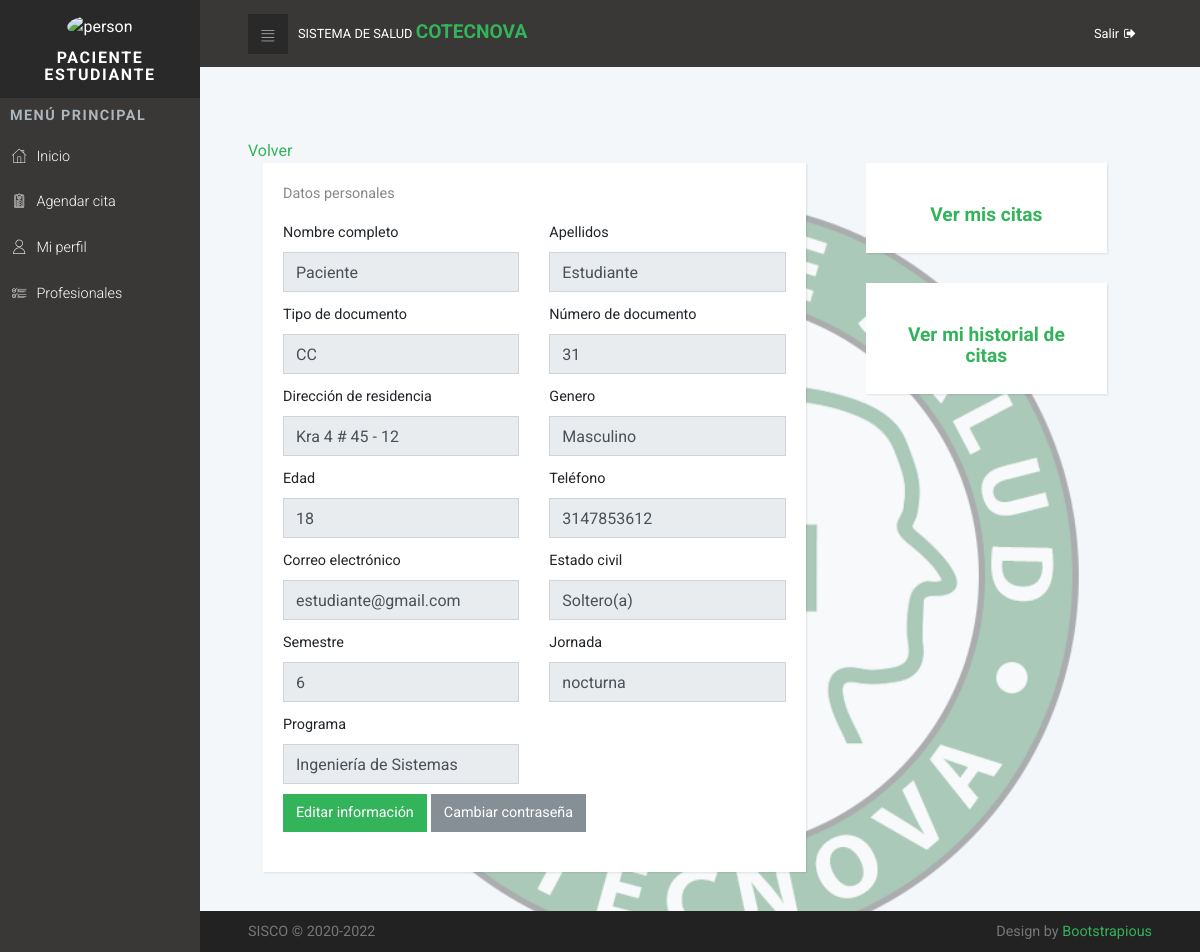
The page /profile/ (signed in) on the database its author committed.
### tables this page shows
CREATE TABLE `paciente` (
  `id_paciente` int(11) NOT NULL,
  `usuario` int(11) NOT NULL,
  `tipo_paciente` int(11) NOT NULL,
  `edad` int(11) NOT NULL,
  `semestre` int(11) DEFAULT NULL,
  `jornada` varchar(10) DEFAULT NULL,
  `programa` int(11) DEFAULT NULL,
  `año_egreso` year(4) DEFAULT NULL,
  `responsable` int(11) DEFAULT NULL
);

CREATE TABLE `usuario` (
  `id_usuario` int(11) NOT NULL,
  `nombres` varchar(20) NOT NULL,
  `apellidos` varchar(20) NOT NULL,
  `tipo_documento` varchar(5) NOT NULL,
  `documento` varchar(15) NOT NULL,
  `residencia_dir` varchar(45) DEFAULT NULL,
  `telefono` varchar(15) NOT NULL,
  `mail` varchar(45) NOT NULL,
  `genero` varchar(15) DEFAULT NULL,
  `estado_civil` varchar(15) DEFAULT NULL,
  `tipo_usuario` int(11) NOT NULL,
  `foto_usuario` varchar(200) NOT NULL DEFAULT 'default.png',
  `estado` tinyint(1) NOT NULL DEFAULT 1,
  `contraseña` varchar(256) NOT NULL
);

CREATE TABLE `programa_academico` (
  `id_programa` int(11) NOT NULL,
  `programa` varchar(45) NOT NULL,
  `snies` varchar(15) NOT NULL
);

### app/config/LoadViews.php (called while the page is built, shortened)
<?php
	class LoadViews
	{
		public function get_home()
		{
			return require_once "./app/views/pages/home.php";
		}
	}

### index.php (called while the page is built, shortened)
<?php
	require_once "./app/config/LoadViews.php";
	$home = new LoadViews;
	$home->get_home();

### app/libs/Database.php (called while the page is built, shortened)
<?php
	class Database
	{
		private $host = HOST;
		private $user = USER;
		private $pss = PASS;
		private $name = DB;
		private $dbh;
		private $stmt;
		public function __construct()
		{
			$dsn = 'mysql:host='.$this->host.';dbname='.$this->name;
			$options = array(
				PDO::ATTR_PERSISTENT => true,
				PDO::ATTR_ERRMODE => PDO::ERRMODE_EXCEPTION
			);
			try{
				$this->dbh = new PDO($dsn, $this->user, $this->pss, $options);
				$this->dbh->exec('set names utf8');
			} catch(PDOException $e){
				$this->error = $e->getMessage();
				echo $this->error;
			}
		}
		public function query($sql)
		{
			$this->stmt = $this->dbh->prepare($sql);
		}
		public function bind($param, $value, $type = null)
		{
			if(is_null($type))
			{
				switch (true) {
					case is_string($value):
						$type = PDO::PARAM_STR;
					break;
				}
			}
			$this->stmt->bindValue($param, $value, $type);
		}
		public function execute()
		{
			return $this->stmt->execute();
		}
		public function register()
		{
			$this->execute();
			return $this->stmt->fetch(PDO::FETCH_OBJ);
		}
	}

### app/models/patientModel.php (called while the page is built, shortened)
<?php
	require_once dirname(dirname(__FILE__)).'/libs/Database.php';
	class patientModel extends Database
	{
		private $db;
		public function __construct()
		{
			$this->db = new Database;
		}
		protected function consult_patient_model($dates)
		{
			$this->db->query("SELECT tipo_paciente FROM paciente INNER JOIN usuario ON usuario.id_usuario = paciente.usuario WHERE usuario.documento = :documento");
			$this->db->bind(":documento",$dates['documento']);
			if($this->db->register()->tipo_paciente == 1)
			{
				$this->db->query("SELECT tipo_paciente.tipo_paciente, usuario.nombres, usuario.apellidos, usuario.tipo_documento, usuario.documento, usuario.genero, usuario.telefono, usuario.residencia_dir, usuario.mail, usuario.genero, usuario.estado_civil, usuario.foto_usuario, paciente.id_paciente, paciente.edad, paciente.semestre, paciente.jornada, paciente.año_egreso, programa_academico.programa FROM paciente INNER JOIN usuario ON paciente.usuario = usuario.id_usuario INNER JOIN tipo_paciente ON paciente.tipo_paciente = tipo_paciente.id_tipo_paciente INNER JOIN programa_academico ON paciente.programa = programa_academico.id_programa WHERE usuario.estado = 1 AND usuario.documento = :documento");
			}
			$this->db->bind(":documento",$dates['documento']);
			return $this->db->register();
		}
		protected function consult_binding_model($date)
		{
			$this->db->query("SELECT CONCAT(nombres,' ',apellidos) as vinculante, documento FROM usuario INNER JOIN paciente ON paciente.usuario = usuario.id_usuario INNER JOIN vinculacion ON vinculacion.paciente_vinculante = paciente.id_paciente WHERE vinculacion.paciente_vinculado = :vinculado");
			$this->db->bind(":vinculado", $date['vinculado']);
			return $this->db->register();
		}
	}

### app/controllers/patientController.php (called while the page is built, shortened)
<?php
	require_once dirname(dirname(__FILE__))."/models/patientModel.php";
	class patientController extends patientModel
	{
		public function __construct()
		{
			$this->pm = new patientModel;
		}
		public function consult_patient_controller()
		{
			$dates = [
				'documento' => $_SESSION['documento']
			];
			return $this->pm->consult_patient_model($dates);
		}
	}

### app/views/pages/profile-patient.php (the view, shortened to what this page needs)
<?php
  require_once "app/controllers/patientController.php";
  $ins = new patientController;
  $dates = $ins->consult_patient_controller();
?>
<div class="col-md-8">
  <div class="col-md-12">
    <div class="card">
      <div class="card-body">
        <p>Datos personales</p>
        <form class="form-group row">
          <div class="form-group col-md-6">
            <label>Nombre completo</label>
            <input type="text" value="<?php echo $dates->nombres; ?>" disabled class="form-control">
          </div>
          <div class="form-group col-md-6">
            <label>Apellidos</label>
            <input type="text" value="<?php echo $dates->apellidos; ?>" disabled class="form-control">
          </div>
          <div class="form-group col-md-6">
            <label>Tipo de documento</label>
            <input type="text" value="<?php echo $dates->tipo_documento; ?>" disabled class="form-control">
          </div>
          <div class="form-group col-md-6">
            <label>Número de documento</label>
            <input type="text" value="<?php echo $dates->documento; ?>" disabled class="form-control">
          </div>
          <div class="form-group col-md-6">
            <label>Dirección de residencia</label>
            <input type="text" value="<?php echo $dates->residencia_dir; ?>" disabled class="form-control">
          </div>
          <div class="form-group col-md-6">
            <label>Genero</label>
            <input type="text" value="<?php echo $dates->genero; ?>" disabled class="form-control">
          </div>
          <div class="form-group col-md-6">
            <label>Edad</label>
            <input type="text" value="<?php echo $dates->edad; ?>" disabled class="form-control">
          </div>
          <div class="form-group col-md-6">
            <label>Teléfono</label>
            <input type="text" value="<?php echo $dates->telefono; ?>" disabled class="form-control">
          </div>
          <div class="form-group col-md-6">
            <label>Correo electrónico</label>
            <input type="text" value="<?php echo $dates->mail; ?>" disabled class="form-control">
          </div>
          <div class="form-group col-md-6">
            <label>Estado civil</label>
            <input type="text" value="<?php echo $dates->estado_civil; ?>" disabled class="form-control">
          </div>
          <?php if($dates->tipo_paciente == 'Estudiante'){?>
            <div class="form-group col-md-6">
              <label>Semestre</label>
              <input type="text" value="<?php echo $dates->semestre; ?>" disabled class="form-control">
            </div>
            <div class="form-group col-md-6">
              <label>Jornada</label>
              <input type="text" value="<?php echo $dates->jornada; ?>" disabled class="form-control">
            </div>
            <div class="form-group col-md-6">
              <label>Programa</label>
              <input type="text" value="<?php echo $dates->programa; ?>" disabled class="form-control">
            </div>
          <?php } ?>
          <div class="form-group col-md-12">
            <button type="submit" class="btn btn-primary">Editar información</button>
            <button type="submit" class="btn btn-secondary">Cambiar contraseña</button>
          </div>
        </form>
      </div>
    </div>
  </div>
</div>
<div class="col-md-4">
  <div class="col-md-12">
    <div class="card">
      <div class="card-body">
        <h3 class="text-center"><i class="zmdi zmdi-assignment-o zmdi-hc-5x"></i><br><a href="<?php echo SERVER_URL ?>mydates/">Ver mis citas</a></h3>
      </div>
    </div>
  </div>
  <div class="col-md-12">
    <div class="card">
      <div class="card-body">
        <h3 class="text-center"><i class="zmdi zmdi-collection-text zmdi-hc-5x"></i><br><a href="" >Ver mi historial de citas</a></h3>
      </div>
    </div>
  </div>
</div>

### public/css/style.default.css (style rules this page uses)
a { display: inline-block; text-decoration: none; color: #fff; }
body { overflow-x: hidden; }
.card { margin-bottom: 30px; -webkit-box-shadow: 1px 1px 2px rgba(0, 0, 0, 0.1); box-shadow: 1px 1px 2px rgba(0, 0, 0, 0.1); }
.card:not([class*="text"]) p { color: #888; }
label { font-size: .9rem; }
.form-control { height: calc(2.4rem + 2px); padding: 0.45rem 0.75rem; font-size: 1rem; line-height: 1.5; color: #495057; border-radius: 0; }
.form-group { margin-bottom: 10px; }
.form-group div[class*='col-'] { margin-bottom: 10px; }
button { cursor: pointer; }
.forms p { font-size: 0.8rem; color: #868e96; }
@media (min-width: 768px) { .forms input.form-control { border-radius: 0; } }
@media (min-width: 768px) { .forms p { font-size: 0.9em; } }
.btn { font-weight: 400; border: 1px solid transparent; padding: 0.45rem 0.75rem; font-size: 0.9rem; line-height: 1.5; border-radius: 0; -webkit-transition: color 0.15s ease-in-out, background-color 0.15s ease-in-out, border-color 0.15s ease-in-out, -webkit-box-shadow 0.15s ease-in-out; transition: color 0.15s ease-in-out, background-color 0.15s ease-in-out, border-color 0.15s ease-in-out, -webkit-box-shadow 0.15s ease-in-out; transition: color 0.15s ease-in-out, background-color 0.15s ease-in-out, border-color 0.15s ease-in-out, box-shadow 0.15s ease-in-out; transition: color 0.15s ease-in-out, background-color 0.15s ease-in-out, border-color 0.15s ease-in-out, box-shadow 0.15s ease-in-out, -webkit-box-shadow 0.15s ease-in-out; }
.btn-primary { color: color-yiq(#33b35a); background-color: #33b35a; border-color: #33b35a; }
.btn-secondary { color: color-yiq(#868e96); background-color: #868e96; border-color: #868e96; }
body { font-family: "Roboto", sans-serif; font-size: 1rem; font-weight: 400; line-height: 1.5; color: #212529; background-color: #fff; }
a { color: #33b35a; text-decoration: none; }
h1, h2, h3, h4, h5, h6, .h1, .h2, .h3, .h4, .h5, .h6 { margin-bottom: 0.5rem; font-family: inherit; font-weight: 700; line-height: 1.1; color: inherit; }
h3, .h3 { font-size: 1.2rem; }
.card { background-color: #fff; border: 0 solid #eee; border-radius: 0; }
.card-body { padding: 1.25rem; }

### rows shown on the page
paciente: usuario.nombres "Paciente", usuario.apellidos "Estudiante", usuario.tipo_documento "CC", usuario.documento "31", usuario.residencia_dir "Kra 4 # 45 - 12", usuario.genero "Masculino", edad "18", usuario.telefono "3147853612", usuario.mail "estudiante@gmail.com", usuario.estado_civil "Soltero(a)", semestre "6", jornada "nocturna", programa.programa "Ingeniería de Sistemas"

### other values the page prints
$usuario "PACIENTE ESTUDIANTE"
